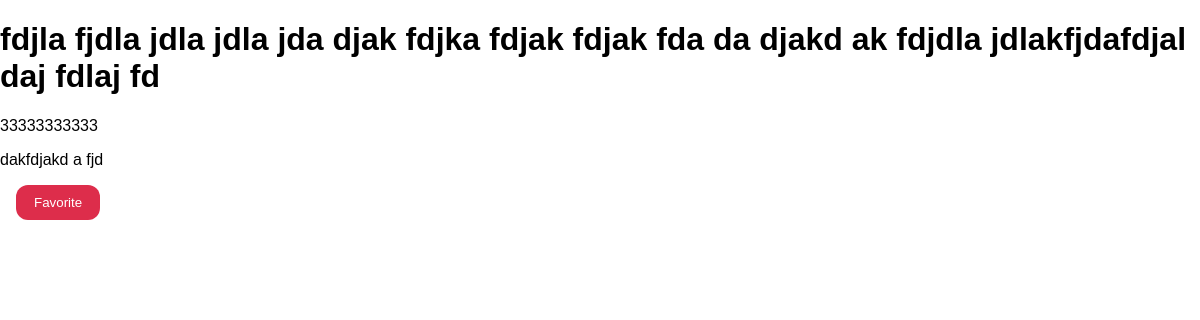
Screenshot of /reviews/3 with the database file from the repository.
### reviews/models.py (models this page shows)
class Review(models.Model):
    user_name = models.CharField(max_length=100)
    review_text = models.TextField()
    rating = models.IntegerField()

### reviews/views.py (the view)
# urls.py: path("reviews/<int:pk>" , views.ReviewDetailView.as_view() , name="single")
class ReviewDetailView(DetailView):
    template_name = "reviews/review_detail.html"
    model = Review
    def get_context_data(self, **kwargs):
        context =  super().get_context_data(**kwargs)
        loaded_review = self.object
        request = self.request
        favorite_id = request.session.get("favorite_review")
        context["is_favorite"] = favorite_id == str(loaded_review.id)
        return context

### reviews/templates/reviews/review_detail.html (shortened to what this page needs)
{% extends 'reviews/base.html' %}
{% block content %}
    <h1>{{ object.user_name }}</h1>
    <p>{{ review.rating }}</p>
    <p>{{ review.review_text }}</p>
    {% if is_favorite %}
            <p>This is my favorite review.</p>
    {% else %}
    <form action="/reviews/favorite" method="POST">
        <button class="fav">Favorite</button>
    </form>
    {% endif %}
{% endblock  %}

### reviews/static/reviews/style.css (style rules this page uses)
body { font-family: sans-serif; margin: 0; }
button { margin: 8px 0; cursor: pointer; padding: 0.5rem 1.5rem; border-radius: 12px; background-color: rgb(185, 60, 175); color: white; border: .5px solid rgb(185, 60, 175); }
.fav { margin: 0 16px; padding: 10px 18px; border: none; border-radius: 12px; background-color: rgb(221, 45, 75); color: white; }

### rows the page displays
Review: user_name "fdjla fjdla jdla jdla jda djak fdjka fdjak fdjak fda da djakd ak fdjdla jdlakfjdafdjal daj fdlaj fd", rating "33333333333", review_text "dakfdjakd a fjd"
